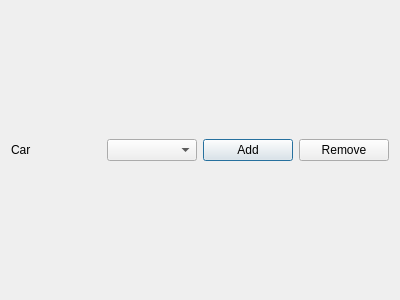
<?xml version="1.0" encoding="UTF-8"?>
<ui version="4.0">
 <class>Dialog</class>
 <widget class="QDialog" name="Dialog">
  <property name="geometry">
   <rect>
    <x>0</x>
    <y>0</y>
    <width>400</width>
    <height>300</height>
   </rect>
  </property>
  <property name="windowTitle">
   <string>Dialog</string>
  </property>
  <layout class="QGridLayout" name="gridLayout">
   <item row="0" column="2">
    <widget class="QPushButton" name="btn_add_car">
     <property name="text">
      <string>Add</string>
     </property>
    </widget>
   </item>
   <item row="0" column="0">
    <widget class="QLabel" name="lbl_car">
     <property name="text">
      <string>Car</string>
     </property>
    </widget>
   </item>
   <item row="0" column="1">
    <widget class="QComboBox" name="cmb_cars"/>
   </item>
   <item row="0" column="3">
    <widget class="QPushButton" name="btn_remove_car">
     <property name="text">
      <string>Remove</string>
     </property>
    </widget>
   </item>
  </layout>
 </widget>
 <resources/>
 <connections/>
</ui>
